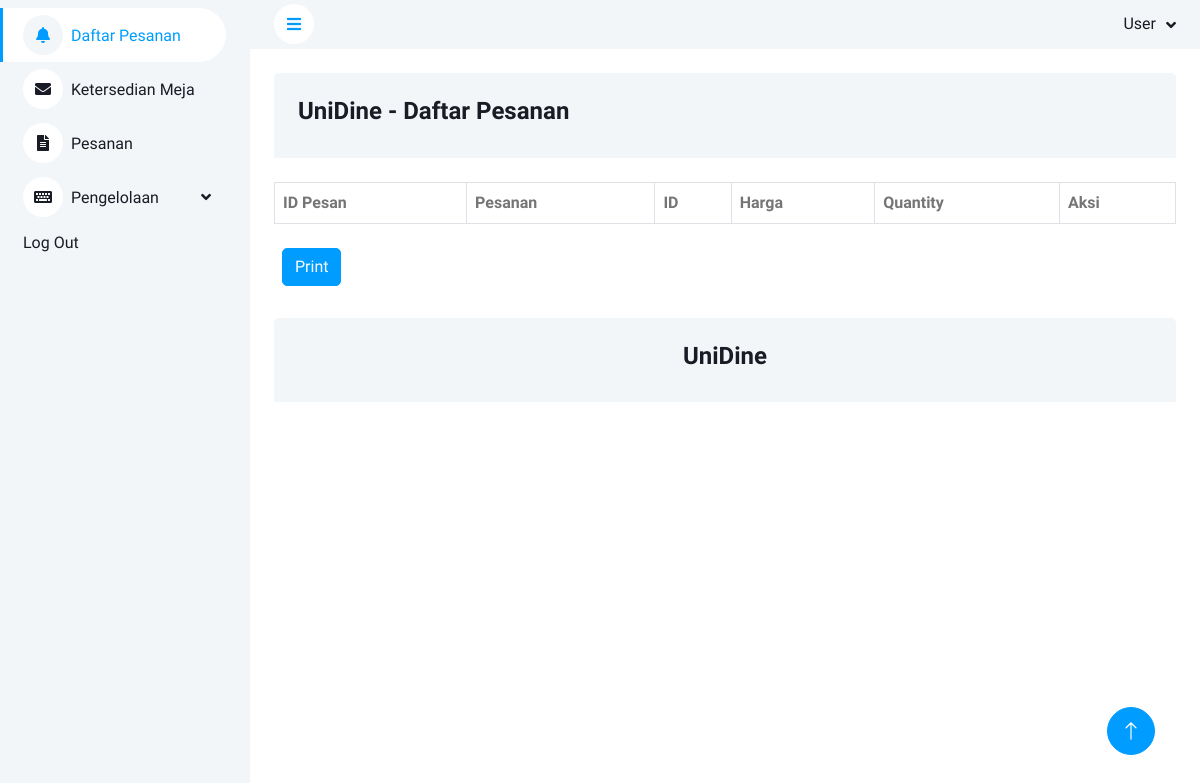
The page /EditPesanan.php?id=4 on the database as committed earlier.
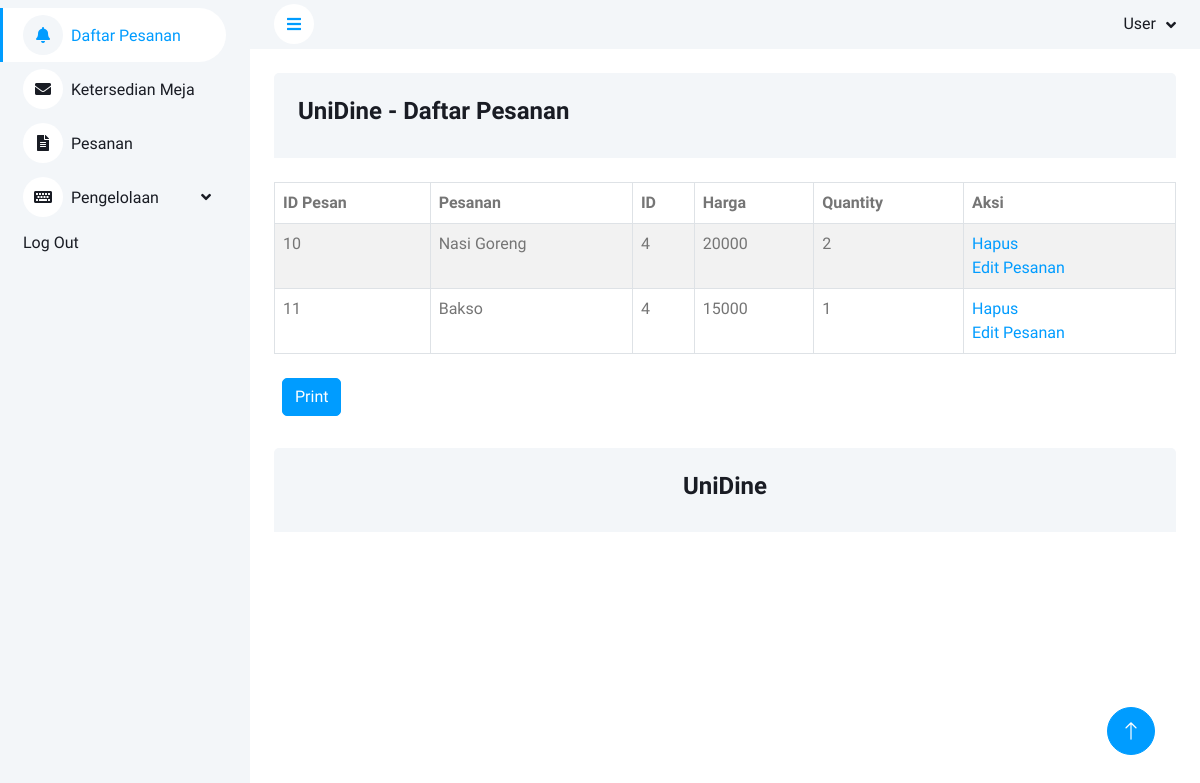
The same page on the database as committed later.
### tables this page shows
CREATE TABLE `tbl_temp_pesanan` (
  `id_order` int(7) NOT NULL,
  `id_pesanan` varchar(55) NOT NULL,
  `id_menu` varchar(11) NOT NULL,
  `qt` int(4) NOT NULL
);

CREATE TABLE `tbl_menu` (
  `id` int(5) NOT NULL,
  `kd_menu` varchar(10) NOT NULL,
  `nama` varchar(200) NOT NULL,
  `deks` text NOT NULL,
  `kategori` varchar(50) NOT NULL,
  `harga` int(20) NOT NULL,
  `pic` varchar(200) NOT NULL,
  `status` varchar(50) NOT NULL
);

### EditPesanan.php (the view, shortened to what this page needs)
<!DOCTYPE html>
<html lang="en">
<head>
    <link href="https://cdnjs.cloudflare.com/ajax/libs/font-awesome/5.10.0/css/all.min.css" rel="stylesheet">
    <link href="https://cdn.jsdelivr.net/npm/bootstrap-icons@1.4.1/font/bootstrap-icons.css" rel="stylesheet">
    <link href="lib/owlcarousel/assets/owl.carousel.min.css" rel="stylesheet">
    <link href="lib/tempusdominus/css/tempusdominus-bootstrap-4.min.css" rel="stylesheet" />
    <link href="css/bootstrap.min.css" rel="stylesheet">
    <link href="css/style.css" rel="stylesheet">
    <link rel="stylesheet" href="//cdn.datatables.net/1.13.6/css/jquery.dataTables.min.css">
</head>
<body>
    <div class="container-xxl position-relative bg-white d-flex p-0">
        <div class="sidebar pe-4 pb-3">
            <nav class="navbar bg-light navbar-light">
                <div class="navbar-nav w-100 ">
                    <a href="index.php" class="nav-item nav-link active"><i class="fa fa-bell me-2"></i>Daftar Pesanan</a>
                    <a href="KetersediaanMeja.php" class="nav-item nav-link "><i class="fa fa-envelope me-2"></i>Ketersedian Meja</a>
                    <a href="Pesanan.php" class="nav-item nav-link"><i class="fa fa-file-alt me-2"></i>Pesanan</a>
                    <div class="nav-item dropdown">
                        <a href="#" class="nav-link dropdown-toggle" data-bs-toggle="dropdown"><i class="fa fa-keyboard me-2"></i>Pengelolaan</a>
                    </div>
                    <a href="Login.php" class="nav-item nav-link">Log Out</a>
                </div>
            </nav>
        </div>
        <div class="content">
            <nav class="navbar navbar-expand bg-light navbar-light sticky-top px-4 py-0">
                <a href="#" class="sidebar-toggler flex-shrink-0">
                    <i class="fa fa-bars"></i>
                </a>
                <div class="navbar-nav align-items-center ms-auto">
                    <div class="nav-item dropdown">
                        <a href="#" class="nav-link dropdown-toggle" data-bs-toggle="dropdown">
                            <span class="d-none d-lg-inline-flex">User</span>
                        </a>
                    </div>
                </div>
            </nav>
            <div class="container-fluid mb-4 pt-4 px-4 ">
                <div class="bg-light rounded-top p-4">
                    <div class="row">
                        <p class="h4"> UniDine - Daftar Pesanan</p>
                    </div>
                </div>
            </div>
             <section class="mx-4">
                <table id="myTable" class="table table-striped table-bordered table-responsive table-hover">
                    <thead>
                        <tr>
                        <th>ID Pesan</th>
                        <th>Pesanan</th>
                            <th>ID</th>
                            <th>Harga </th>
                            <th>Quantity</th>
                            <th>Aksi</th>
                        </tr>
                    </thead>
                    <tbody>
                    <?php
                        include "koneksi.php";
                        $id = $_GET['id'];
                        $data1 = mysqli_query($koneksi, "SELECT tbl_temp_pesanan.*, tbl_menu.*
                            FROM tbl_temp_pesanan,tbl_menu
                            WHERE tbl_temp_pesanan.id_pesanan=$id AND tbl_menu.id = tbl_temp_pesanan.id_menu");
                        while($row = mysqli_fetch_array($data1)){
                            $id = $row['id_order'];
                            echo "<td>{$row['id_order']}</td>";
                            echo "<td>{$row['nama']}</td>";
                            echo "<td>{$row['id_pesanan']}</td>";
                            echo "<td>{$row['harga']}</td>";
                            echo "<td>{$row['qt']}</td>";
                            echo "<td>
                             <a href='hapus.php?id={$id}'>Hapus</a></br>
                             <a href='Edit.php?id={$id}'>Edit Pesanan</a></td>";
                        }
                        ?>
                    </tbody>
                </table>
                <a href="#"><button type="button" class="btn btn-primary m-2">Print</button></a>
            </section>
            <div class="container-fluid pt-4 px-4">
                <div class="bg-light rounded-top p-4">
                    <div class="row ">
                        <p class="h4 text-center">UniDine</p>
                    </div>
                </div>
            </div>
        </div>
        <a href="#" class="btn btn-lg btn-primary btn-lg-square back-to-top"><i class="bi bi-arrow-up"></i></a>
    </div>
</body>
</html>

Rows that differ between the two databases and show on the page:
added tbl_temp_pesanan: id_order "10", id_menu.nama "Nasi Goreng", id_pesanan "4", id_menu.harga "20000", qt "2"
added tbl_temp_pesanan: id_order "11", id_menu.nama "Bakso", id_pesanan "4", id_menu.harga "15000", qt "1"
